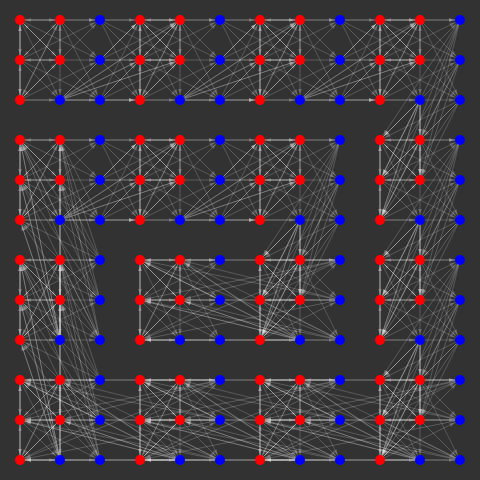
Frame 1 (no input)
Frame 60 (no input): identical to frame 1, image omitted
Frame 120 (the mouse pressed at the canvas centre since frame 60): identical to frame 1, image omitted

The p5.js sketch that drew this single still picture (run headless with seeded random() and noise() and a simulated clock; from frame 60 on, the mouse is pressed at the canvas centre):

// p5.js sketch
// ── sketch.js
let spacing = 40;
let buffer = 20; // Leave some space around the network
let node_diameter = 10; // How big should the nodes be?

let threshold;
let network;
let reset_btn, seed_btn, slider, muSpan, checkbox;

let communitiesID = [];
let communitiesNodes = [];
let communitiesList = [];
let node2comm = {};
let palette = [];
let within = [];
let between = [];

let back;

// Interface
let max_signals = 1000; // Limit number of infected agents to avoid killing my computer

function mousePressed() {
  network.progress = 0;
  for (let node of network.nodes) {
    let d = dist(mouseX, mouseY, node.pos.x, node.pos.y);
    if (d < 10) {
      network.nodes[node.id].fire(true, 1);
    }
  }
}

function reset() {
  cur_signals = 0;
  activities = [];
  within = [];
  between = [];
  network = new Network(3, 4);
  network.makeLattice();
  network.computeCommunities();
  network.minimalWiring();
  muSpan.html(" &#x3BC; : " + str(nf(mu, 0, 2)));
  console.log(
    "capacity",
    (network.commSize * (network.commSize - 1) - threshold * network.commSize) /
      (threshold * (threshold + 1))
  );
}

function setup() {
  spikeColor = color(255, 0, 50);
  restColor = color(0, 65, 225);
  cnv = createCanvas(480, 480);
  back = createGraphics(width, height);
  back.clear();
  white = color(255, 255, 255);
  red = color(255, 0, 0);
  green = color(0, 255, 0);
  reset_btn = createButton("reset");
  reset_btn.mousePressed(() => {
    reset();
  });
  seed_btn = createButton("seed");
  seed_btn.mousePressed(() => {
    // let seedComm = random(communitiesList);
    let seedComm = 0;
    for (let node of communitiesNodes[seedComm]) {
      node.fire(true, 1);
    }
  });
  mu = 0;
  muSpan = createSpan(" &#x3BC; : " + str(nf(mu, 0, 2)));
  muSpan.style("font-size:18pt");

  checkbox = createCheckbox("SABOTAGE", false);
  checkbox.style("font-family:arial");
  checkbox.changed(() => {
    reset();
  });

  reset();
  network.show();
}

function draw() {
  background(50);
  image(back, 0, 0);

  // Draw FPS (rounded to 2 decimal places) at the bottom left of the screen
  // let fps = frameRate();
  // fill(255);
  // stroke(0);
  // textSize(15);
  // text('FPS: ' + fps.toFixed(0), width - 100, height - 20);

  // network.show();
  network.animate();
  network.update();
}

class Network {
  constructor(c, NC) {
    this.progress = 0;
    this.dt = 0.04;
    this.c = c;
    this.commSize = c * c;
    this.commsPerSide = NC;
    this.numComms = NC * NC;
    this.N = this.numComms * this.commSize;
    this.numNodes = NC;
    this.nodes = [];
    this.links = [];
    this.adj = Array(this.N)
      .fill()
      .map(() => Array(this.N).fill(0));
    this.kernels = [];
  }

  makeLattice() {
    let ID = 0;
    for (let i = 0; i < this.c * this.commsPerSide; i++) {
      for (let j = 0; j < this.c * this.commsPerSide; j++) {
        let x = buffer + i * spacing;
        let y = buffer + j * spacing;
        let pos = createVector(x, y);
        this.nodes.push(new Node(pos, ID));
        ID += 1;
      }
    }
  }

  computeCommunities() {
    communitiesID = [];
    communitiesNodes = [];
    node2comm = {};
    communitiesList = [];
    for (let i = 0; i < this.numComms; i++) {
      communitiesList.push(i);
    }
    let commID = 0;
    for (let c = 0; c < this.numComms; c++) {
      let col = lerpColor(
        color(255, 0, 0),
        color(0, 0, 255),
        c / this.numComms
      );
      palette.push(col);
    }

    palette = shuffle(palette);

    for (let i = 0; i < this.commsPerSide; i++) {
      for (let j = 0; j < this.commsPerSide; j++) {
        let communityIDs = [];
        let communityNodes = [];

        for (let k = 0; k < this.c; k++) {
          for (let z = 0; z < this.c; z++) {
            let id =
              this.commsPerSide * this.commSize * i +
              this.c * j +
              z +
              k * (this.commsPerSide * this.c);
            node2comm[id] = commID;
            communityIDs.push(id);
            communityNodes.push(this.nodes[id]);
          }
        }
        commID += 1;
        communitiesID.push(communityIDs);
        communitiesNodes.push(communityNodes);
      }
    }
  }

  minimalWiring() {
    // reset stuff
    this.links = [];
    this.kernels = [];
    this.leftovers = [];
    for (let node of this.nodes) {
      node.out = [];
      node.in = [];
    }

    let last;
    // Wire kernel
    for (let community of communitiesNodes) {
      let kernel = community.slice(0, threshold + 1);
      let rest = community.slice(kernel.length);
      this.kernels.push(kernel);
      this.leftovers.push(rest);
      for (let from of kernel) {
        for (let to of kernel) {
          from.kernel = true;
          if (from != to) {
            let link = new Link(from, to);
            from.out.push(link);
            to.in.push(link);
            this.links.push(link);
            this.adj[from.id][to.id] = 1;
            within.push(link);
            last = link;
          }
        }
      }
      if (checkbox.checked()) {
        function remove(el, arr) {
          arr.splice(arr.indexOf(el));
        }
        remove(last, this.links);
        remove(last, within);
        remove(last, last.from.out);
        remove(last, last.to.in);
        last.from.dead = true;
      }
      // Wire rest
      for (let to of rest) {
        for (let from of kernel.slice(0, threshold)) {
          let link = new Link(from, to);
          from.out.push(link);
          to.in.push(link);
          this.links.push(link);
          this.adj[from.id][to.id] = 1;
          within.push(link);
        }
      }
    }
    // let order = [0, 3, 6, 7, 8, 5, 2, 1, 4, 0];
    let order = [0, 4, 8, 12, 13, 14, 15, 11, 7, 3, 2, 1, 5, 9, 10, 6, 0];

    // Second round to wire communities
    for (let id = 0; id < this.leftovers.length - 1; id++) {
      let froms = this.leftovers[order[id]];
      let tos = this.kernels[order[+id + 1]];
      // let froms = this.leftovers[id];
      // let tos = this.kernels[(id + 1) % this.kernels.length];
      for (let to of tos) {
        for (let i = 0; i <= threshold; i++) {
          let from = froms[i % froms.length];
          let link = new Link(from, to);
          from.out.push(link);
          to.in.push(link);
          this.links.push(link);
          this.adj[from.id][to.id] = 1;
          between.push(link);
        }
      }
    }
    mu = between.length / (between.length + within.length);
  }

  update() {
    this.progress += this.dt;

    for (let link of this.links) {
      link.update(this.progress);
    }

    if (this.progress > 1) {
      this.progress = 0;
      let counter = 0;
      for (let node of this.nodes) {
        if (node.fired) {
          node.fired = false;
          counter += 1;
        }
      }
      if (counter > 0) {
        activities.unshift(counter);
        if (activities.length > width / 2) {
          activities.pop();
        }
      }
    }
    for (let node of this.nodes) {
      node.fire();
      // node.update();
    }
  }

  animate() {
    for (let link of this.links) {
      link.animate(this.progress);
    }
    for (let node of this.nodes) {
      node.animate();
    }
  }

  show() {
    for (let link of this.links) {
      link.show();
    }
  }
}

class Node {
  constructor(pos, ID) {
    this.pos = pos;
    this.id = ID;
    this.out = [];
    this.in = [];
    this.base_threshold = int((network.commSize - 1) / 2);
    this.activity = 0;
    this.threshold = this.base_threshold;
    this.fired = false;
    this.kernel = false;
    this.dead = false;

    threshold = this.threshold;
  }

  // force is used so that clicking bypasses the infection probability
  fire(force) {
    if (force || this.activity >= this.threshold) {
      this.fired = true;
      for (let edge of this.out) {
        // if we have not reached the max amount of carriers add a new one
        edge.fire();
      }
    }
    this.activity = 0;
  }

  deliver(payload) {
    this.activity += payload;
  }

  // update() {
  //   if (this.threshold > this.base_threshold) {
  //     this.threshold -= 0.1;
  //   }
  //   if (this.activity > 0) {
  //     this.activity -= 0.005;
  //   }
  // }

  animate() {
    noStroke();
    if (this.fired) {
      fill("yellow");
    } else {
      if (this.dead) {
        fill("black");
      } else {
        if (this.kernel) {
          fill("red");
        } else {
          fill("blue");
        }
      }
    }
    // if (this.activity > 0) {
    //     ellipse(this.pos.x, this.pos.y, node_diameter + this.activity * 5);
    // } else {
    //     ellipse(this.pos.x, this.pos.y, node_diameter);
    // }
    ellipse(this.pos.x, this.pos.y, node_diameter);
  }
}

class Link {
  constructor(from, to) {
    this.payload = 0;
    this.from = from;
    this.to = to;
  }

  fire() {
    this.payload += 1;
  }

  animate(progress) {
    if (this.payload > 0) {
      let tmp = p5.Vector.lerp(this.from.pos, this.to.pos, progress);
      noStroke();
      fill(255);
      ellipse(tmp.x, tmp.y, 5 * this.payload);
      // stroke(255, 0, 0, 90);
      // strokeWeight(map(progress, 0, 1, 1, 6));
      // line(
      //     this.from.pos.x,
      //     this.from.pos.y,
      //     this.to.pos.x,
      //     this.to.pos.y,
      // );

      stroke(255, 50, 50); // infected is reddish
      line(this.from.pos.x, this.from.pos.y, this.to.pos.x, this.to.pos.y);
    }
  }

  update(progress) {
    if (this.payload > 0) {
      if (progress >= 1) {
        this.to.deliver(this.payload);
        this.payload = 0;
      }
    }
  }

  show() {
    back.strokeWeight(1);
    back.stroke(255, 50);
    back.line(this.from.pos.x, this.from.pos.y, this.to.pos.x, this.to.pos.y);
    arrowhead(this.from, this.to, 2, 6, node_diameter, back);
  }
}

// to show the direction of the link, require some calculation but it's worth it.
function arrowhead(from, to, base, height, distance, canvas) {
  let rot = p5.Vector.sub(to.pos, from.pos).heading(); // get angle of the link
  canvas.push();
  canvas.translate(to.pos.x, to.pos.y); // move the origin to the target the arrow is pointing to
  canvas.rotate(rot); // rotate to align the tip
  canvas.noStroke(); // strong independent arrows need no border
  canvas.fill(255, 50); // a bit of transparency, we want to see them if they overlap
  canvas.triangle(
    -distance / 2 - 1,
    0,
    -distance / 2 - height,
    -base,
    -distance / 2 - height,
    +base
  );
  canvas.pop();
}
